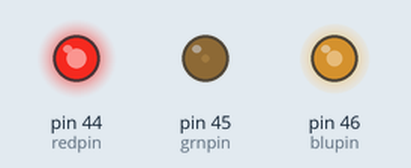
Recording of a sketch running on a simulated Arduino Mega 2560, built with avr-gcc and run on an emulated ATmega2560. Shown: output pins drawn as LEDs (lit = HIGH). Random numbers use the default seed unless the sketch sets one.

Above: at 0.1 s.
At 4.6 s:
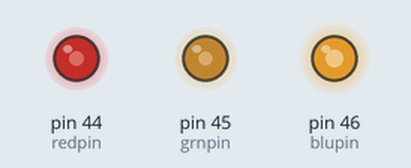
At 9.6 s:
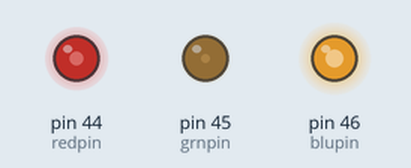
At 19.1 s:
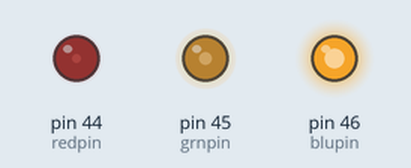
At 28.6 s:
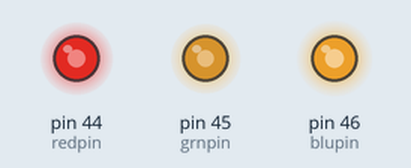
At 39.1 s:
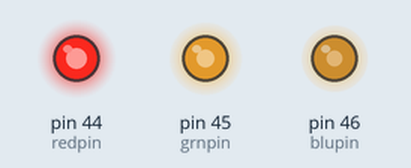
Timing chart, 0 to 40.0 s (numbered marks = the images above):
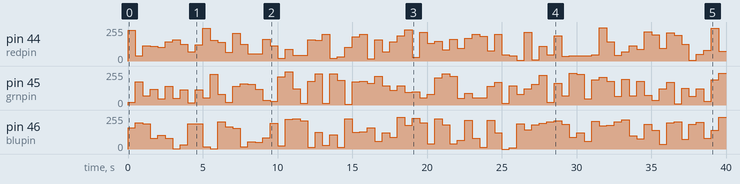

Measured:
- by itself, pin 45 (grnpin): 0/255 → 19/255 at 0.00 s, → 175/255 0.50 s later, → 68/255 0.50 s later, → 120/255 0.50 s later, … (80 changes in this stretch)
- by itself, pin 44 (redpin): 0/255 → 232/255 at 0.00 s, → 38/255 0.50 s later, → 114/255 0.50 s later, → 109/255 0.50 s later, … (80 changes in this stretch)

The sketch:

EXA5.ino
```cpp
int redpin = 44;
int grnpin = 45;
int blupin = 46;
int speed = 500;
int r_value = 0;
int g_value = 0;
int b_value = 0;

void setup() {
  // put your setup code here, to run once:

    pinMode(redpin, OUTPUT);
    pinMode(grnpin, OUTPUT);
    pinMode(blupin, OUTPUT);

    analogWrite(redpin, 255);
    analogWrite(grnpin, 255);
    analogWrite(blupin, 255);

}

void loop() {
  // put your main code here, to run repeatedly:

    r_value = random(0, 255);
    g_value = random(0, 255);
    b_value = random(0, 255);

    analogWrite(redpin, r_value);
    analogWrite(grnpin, g_value);
    analogWrite(blupin, b_value);

    delay(speed);

}
```
